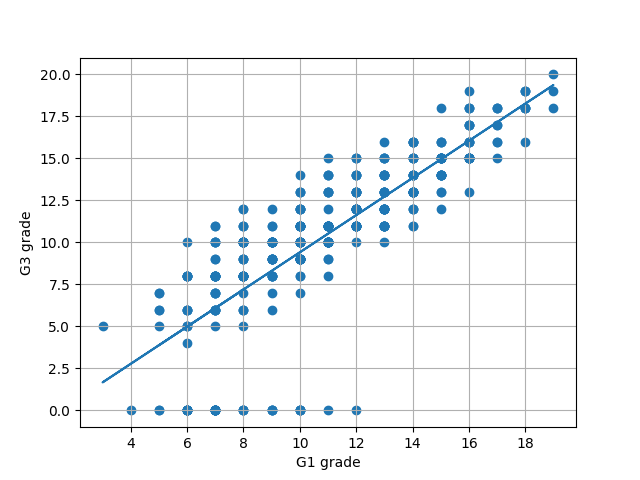

Python code for this plot:
import pandas as pd
from sklearn import linear_model
import matplotlib.pyplot as plt

student_data_math = pd.read_csv('student-mat.csv', sep=';')
#make instance of linear regression
reg = linear_model.LinearRegression()

X = student_data_math.loc[:, ['G1']].values
Y = student_data_math['G3'].values
reg.fit(X, Y)
print('regression coefficient:', reg.coef_)
# plt.plot(student_data_math['G1'], student_data_math['G3'], 'o')
# plt.grid()

print('intercept:', reg.intercept_)
plt.scatter(X, Y)
plt.xlabel('G1 grade')
plt.ylabel('G3 grade')
plt.plot(X, reg.predict(X))
plt.grid(True)
print('coefficients of determination:', reg.score(X, Y))
plt.savefig('3-4.png')
